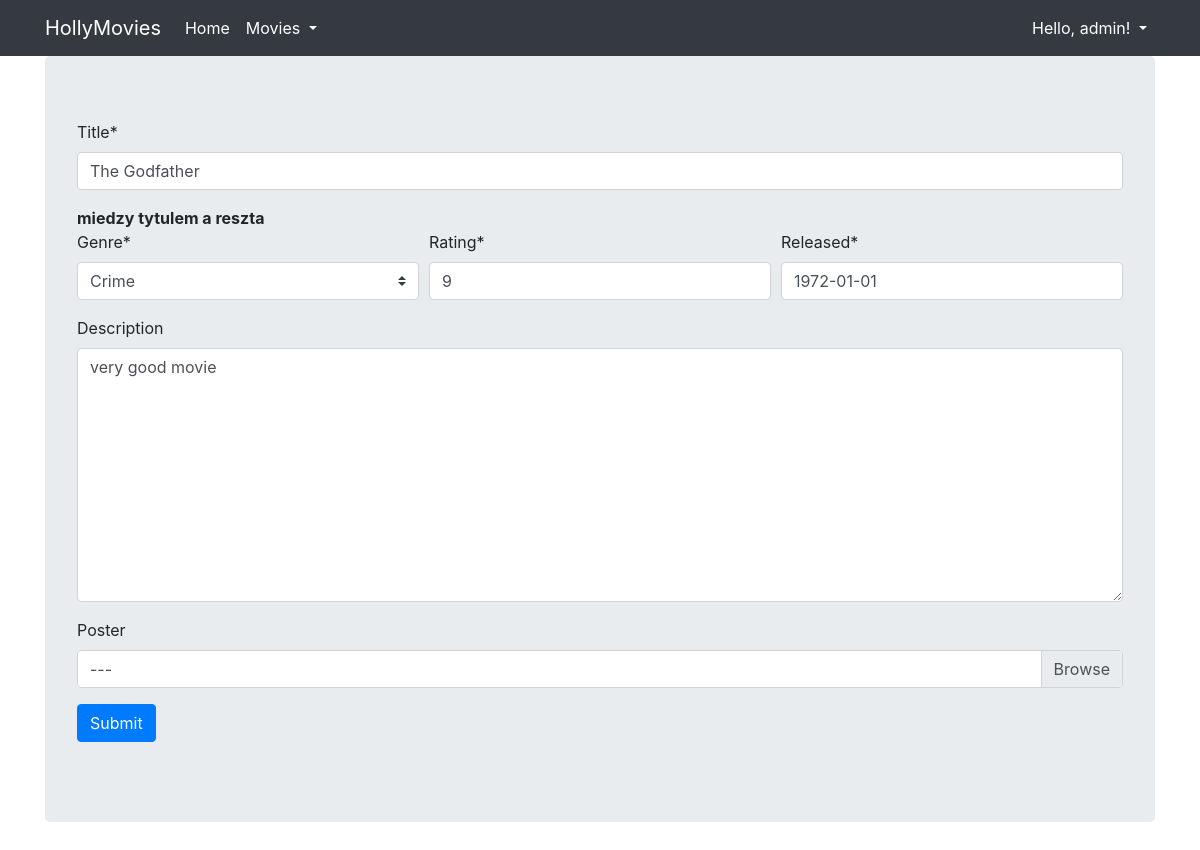
The page /viewer/movie/update/2 (signed in) on the database its author committed.
### viewer/models.py (models this page shows, shortened)
class Movie(Model):
    title = CharField(max_length=128)
    genre = ForeignKey(Genre, on_delete=DO_NOTHING)
    rating = IntegerField()
    released = DateField()
    description = TextField(null=True, blank=True)
    poster = ImageField(null=True, blank=True)
    created = DateTimeField(auto_now_add=True)

### viewer/views.py (the view, shortened to what this page needs)
# urls.py: path('movie/update/<pk>', MovieUpdateView.as_view(), name='movie_update'),
class MovieUpdateView(LoginRequiredMixin, UpdateView):
    template_name = 'form.html'
    model = Movie
    form_class = MovieForm
    success_url = reverse_lazy('index')
    success_url = reverse_lazy('viewer:movie_list')
    def get_queryset(self):
        return Movie.objects.filter(id__lte=10)

### viewer/forms.py (shortened to what this page needs)
class MovieForm(ModelForm):
    def __init__(self, *args, **kwargs):
        super().__init__(*args, **kwargs)
        self.helper = FormHelper()
        self.helper.layout = Layout(
            'title',
            HTML('<strong>miedzy tytulem a reszta</strong>'),
            Row(Column('genre'), Column('rating'), Column('released')),
            'description', 'poster',
            Submit('submit', 'Submit'),
        )
    class Meta:
        model = Movie
        fields = '__all__'

### viewer/models.py (called while the page is built)
    def __str__(self):
        return self.name

### hollymovies/templates/form.html
{% extends "base.html" %}
{% load crispy_forms_tags %}
{% block content %}
  {% crispy form %}
{% endblock %}

### hollymovies/templates/base.html (shortened to what this page needs)
{% load bootstrap4 %}
{% load static %}
<html {% if LANGUAGE_CODE %}lang="{{ LANGUAGE_CODE }}"{% endif %}>
  <head>
      {% block styles %}{% bootstrap_css %}{% endblock %}
  </head>
  <body>
    <nav class="navbar navbar-expand-lg navbar-dark bg-dark">
      <div class="container fixed">
        <a class="navbar-brand" href="{% url 'index' %}">HollyMovies</a>
        <div class="collapse navbar-collapse" id="navbarNavAltMarkup">
          <div class="navbar-nav">
            <a class="nav-item nav-link active" href="{% url 'index' %}">
              Home
            </a>
            <div class="nav-item dropdown">
              <a class="nav-link active dropdown-toggle" href="#" data-toggle="dropdown">
                Movies
              </a>
            </div>
          </div>
          <div class="navbar-nav ml-auto">
            <div class="nav-item dropdown">
              {% if user.is_authenticated %}
                <a class="nav-link active dropdown-toggle" href="#" data-toggle="dropdown">
                  {% if user.first_name %}Hello, {{ user.first_name }}!
                  {% else %}Hello, {{ user.username }}!{% endif %}
                </a>
              {% endif %}
            </div>
          </div>
        </div>
      </div>
    </nav>
    <div class="container">
      <div class="jumbotron">
        {% block content %}{% endblock %}
      </div>
    </div>
  </body>
</html>

### rows shown on the page
Movie: title "The Godfather", genre "Crime", rating "9", released "1972-01-01", description "very good movie"

### other values the page prints
{{ user.username }} "admin"
